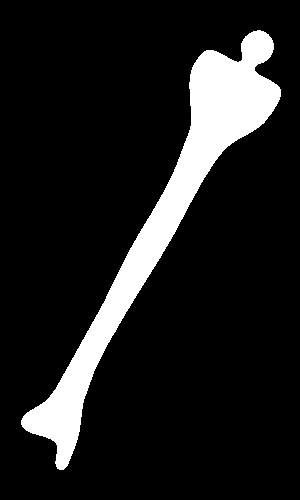
%> input picture Week 13/Fig0916(a)(bone).tif, 300 x 500 px
$ octave hitOrMiss2.m   (GNU Octave 9; MATLAB toolbox functions it lacks are replaced by stand-ins)
%> lines starting %> are read from the running program, lines starting %| are printed output that depends on the picture; in (x1, y1, x2, y2) boxes, pixels count from 0 and x2, y2 are one past the last pixel; in counts of white or black regions, pixels touching at a corner belong together; the program's own positions count from 1
%f = imread('Fig0911(a)(noisy-fingerprint).tif');
f = imread('Fig0916(a)(bone).tif')
%> f: size 500x300 logical; 12.1% white; 1 white region, box (x1, y1, x2, y2) and area: (21, 30, 281, 470) 18170

se = strel('square', 3);
fo = imopen(f, se);
foc = imclose(fo, se);
%> foc: size 500x300 logical; 12.1% white; 1 white region, box (x1, y1, x2, y2) and area: (21, 30, 281, 470) 18172
g1 = bwmorph(foc, 'thin', 1);
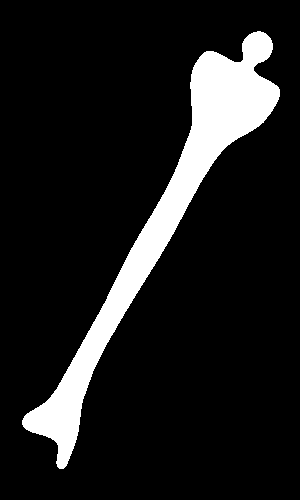
%> g1: size 500x300 logical; 11.5% white; 1 white region, box (x1, y1, x2, y2) and area: (22, 31, 280, 469) 17180
g2 = bwmorph(foc, 'thin', 2);
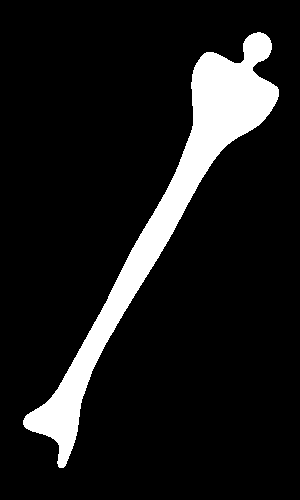
%> g2: size 500x300 logical; 10.8% white; 1 white region, box (x1, y1, x2, y2) and area: (23, 32, 279, 468) 16195
ginf = bwmorph(foc, 'thin', Inf);
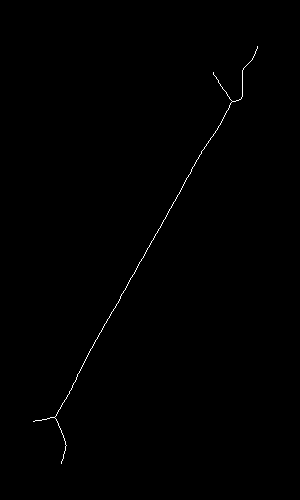
%> ginf: size 500x300 logical; 0.32% white in thin lines or dots, all inside (x1, y1, x2, y2) = (33, 46, 258, 464)

figure(1);
subplot(2, 2, 1); imshow(f);
subplot(2, 2, 2); imshow(foc);
subplot(2, 2, 3); imshow(g1);
subplot(2, 2, 4); imshow(g2);

figure(2); imshow(ginf);
